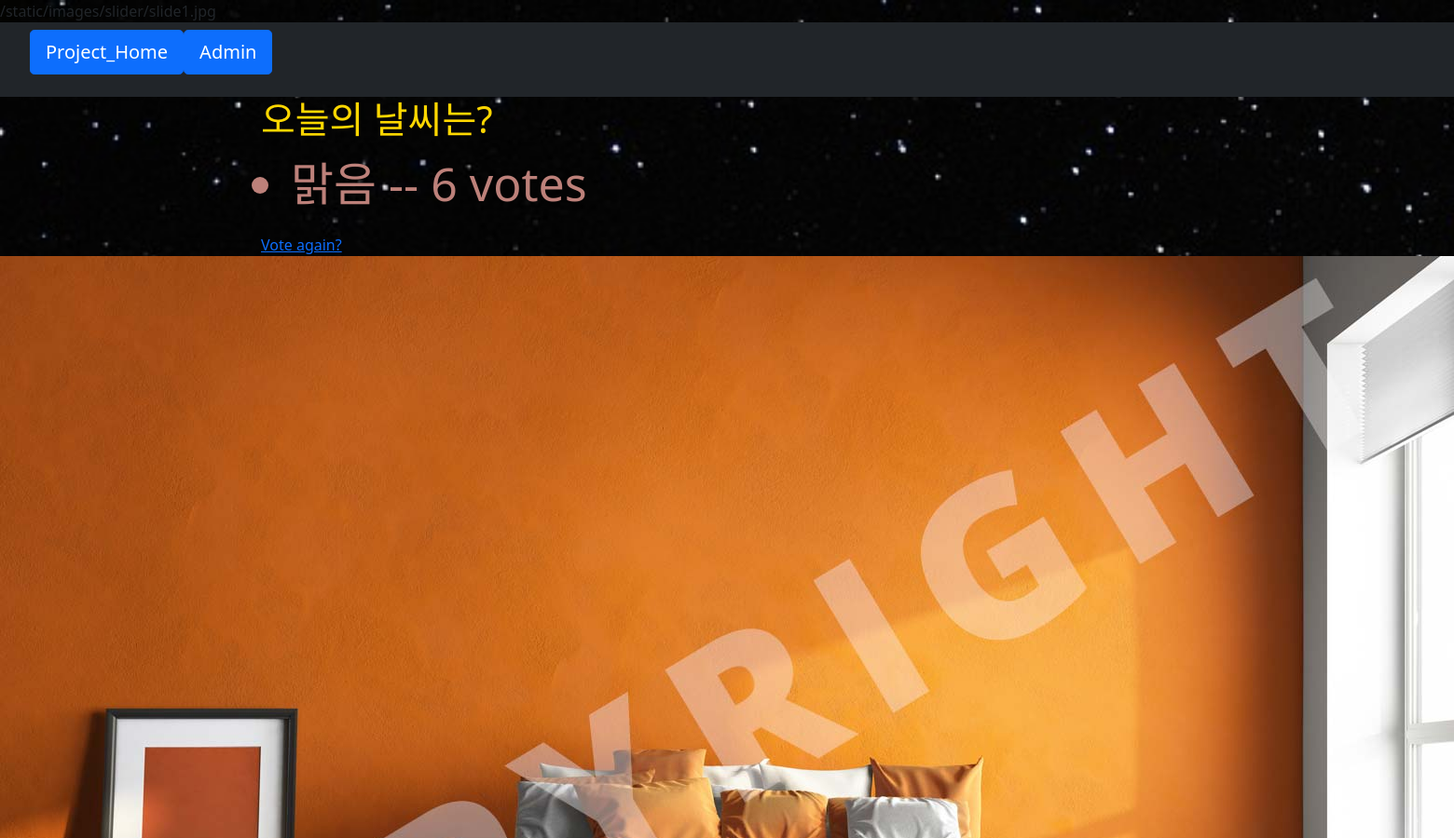
Page /new/1/results/ (upper part) on the earlier database version.
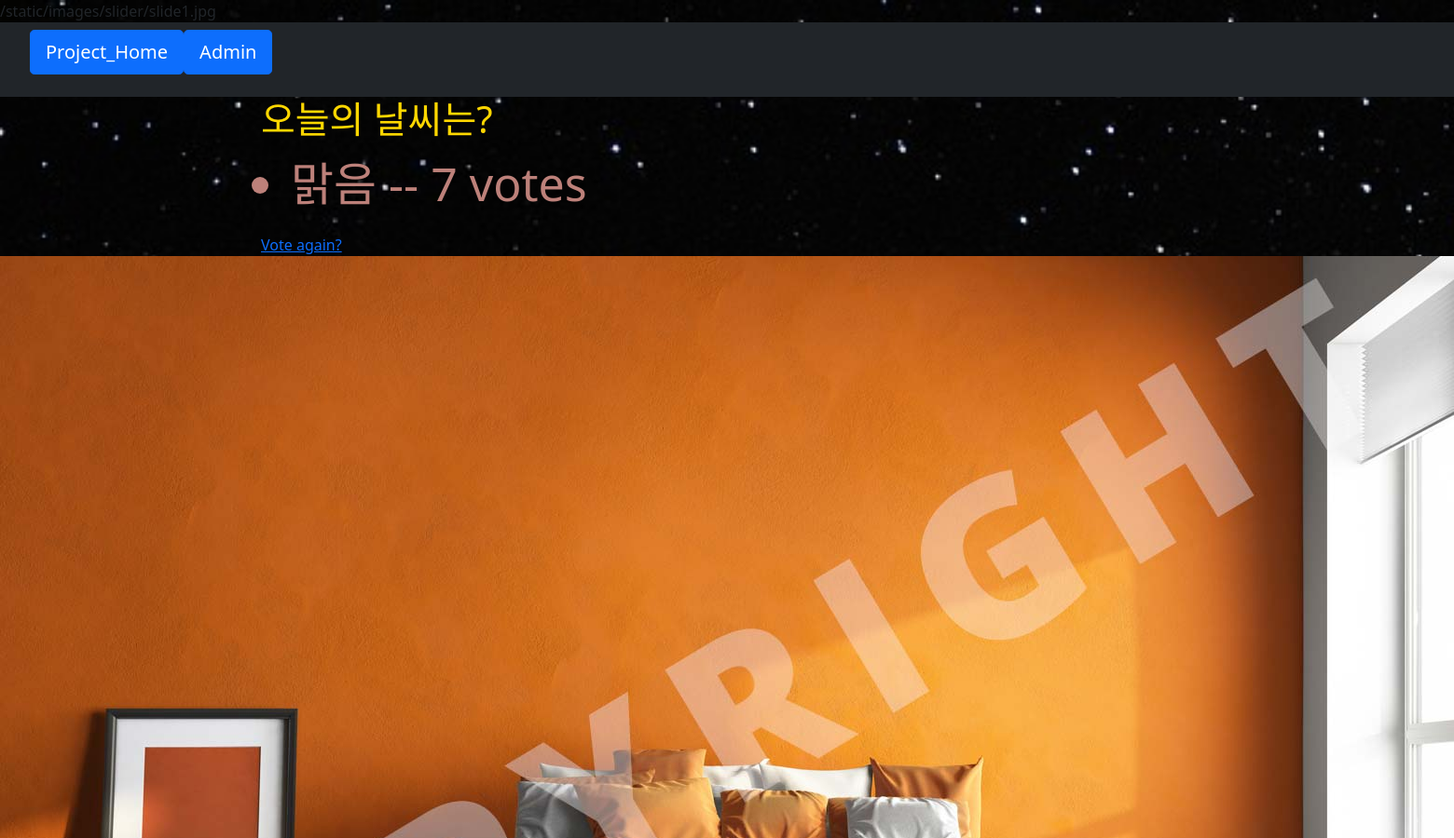
Same page on the later database version.
### new/models.py (models this page shows, shortened)
class Cchoise(models.Model):
    question = models.ForeignKey(Cquestion, on_delete=models.CASCADE)
    choice_text = models.CharField(max_length=200)
    votes = models.IntegerField(default=0)

### new/views.py (the view)
# urls.py: path('<int:question_id>/results/', views.results, name='results'),
def results(request, question_id):
    question = get_object_or_404(Cquestion, pk=question_id)
    return render(request, 'new/results.html', {'question': question})

### new/templates/new/results.html
{% extends "base.html" %}
{% block content %}
<h1>{{ question.question_text }}</h1>
<ul>
{% for choice in question.cchoise_set.all %}
  <li>{{ choice.choice_text }} -- {{ choice.votes }} vote{{ choice.votes|pluralize }}</li>
{% endfor %}
</ul>
<a href="{% url 'new:detail' question.id %}">Vote again?</a>
{% endblock content %}

Differences in the rows shown:
changed Cchoise "맑음": votes "6" → "7"
